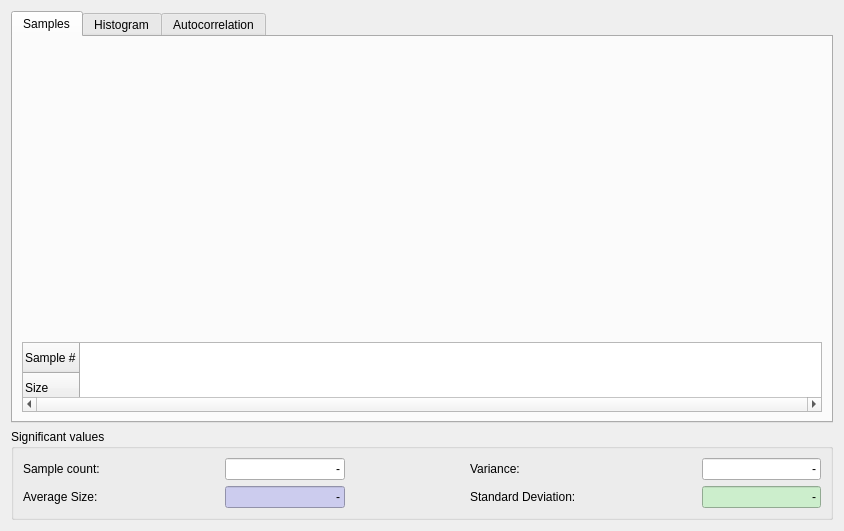
<ui version="4.0" >
 <class>TraceDisplay</class>
 <widget class="QWidget" name="TraceDisplay" >
  <property name="geometry" >
   <rect>
    <x>0</x>
    <y>0</y>
    <width>844</width>
    <height>531</height>
   </rect>
  </property>
  <property name="windowTitle" >
   <string>Form</string>
  </property>
  <layout class="QVBoxLayout" >
   <item>
    <widget class="QTabWidget" name="tabWidget" >
     <property name="currentIndex" >
      <number>0</number>
     </property>
     <widget class="QWidget" name="widget" >
      <attribute name="title" >
       <string>Samples</string>
      </attribute>
      <layout class="QVBoxLayout" >
       <item>
        <widget class="IvkPlot" native="1" name="valuePlot" >
         <property name="sizePolicy" >
          <sizepolicy vsizetype="Preferred" hsizetype="Preferred" >
           <horstretch>0</horstretch>
           <verstretch>100</verstretch>
          </sizepolicy>
         </property>
        </widget>
       </item>
       <item>
        <widget class="IvkTableWidget" name="valueTable" >
         <property name="sizePolicy" >
          <sizepolicy vsizetype="Expanding" hsizetype="Expanding" >
           <horstretch>0</horstretch>
           <verstretch>1</verstretch>
          </sizepolicy>
         </property>
         <property name="baseSize" >
          <size>
           <width>0</width>
           <height>60</height>
          </size>
         </property>
         <property name="verticalScrollBarPolicy" >
          <enum>Qt::ScrollBarAlwaysOff</enum>
         </property>
         <property name="horizontalScrollBarPolicy" >
          <enum>Qt::ScrollBarAlwaysOn</enum>
         </property>
         <property name="editTriggers" >
          <set>QAbstractItemView::NoEditTriggers</set>
         </property>
         <property name="alternatingRowColors" >
          <bool>true</bool>
         </property>
         <property name="selectionMode" >
          <enum>QAbstractItemView::NoSelection</enum>
         </property>
         <property name="wordWrap" >
          <bool>false</bool>
         </property>
         <row>
          <property name="text" >
           <string>Sample #</string>
          </property>
         </row>
         <row>
          <property name="text" >
           <string>Size</string>
          </property>
         </row>
        </widget>
       </item>
      </layout>
     </widget>
     <widget class="QWidget" name="tab" >
      <attribute name="title" >
       <string>Histogram</string>
      </attribute>
      <layout class="QGridLayout" >
       <item row="0" column="0" colspan="3" >
        <widget class="IvkPlot" native="1" name="histogramPlot" />
       </item>
       <item row="1" column="0" >
        <widget class="QLabel" name="label_6" >
         <property name="text" >
          <string>Group Count:</string>
         </property>
        </widget>
       </item>
       <item row="1" column="1" >
        <widget class="QSlider" name="groupSlider" >
         <property name="minimum" >
          <number>1</number>
         </property>
         <property name="orientation" >
          <enum>Qt::Horizontal</enum>
         </property>
        </widget>
       </item>
       <item row="1" column="2" >
        <widget class="QSpinBox" name="groupSpin" >
         <property name="minimum" >
          <number>1</number>
         </property>
        </widget>
       </item>
      </layout>
     </widget>
     <widget class="QWidget" name="tab_2" >
      <attribute name="title" >
       <string>Autocorrelation</string>
      </attribute>
      <layout class="QGridLayout" >
       <item row="0" column="0" colspan="3" >
        <widget class="IvkPlot" native="1" name="autocorrelationPlot" />
       </item>
       <item row="1" column="0" >
        <widget class="QLabel" name="label" >
         <property name="text" >
          <string>Up to:</string>
         </property>
        </widget>
       </item>
       <item row="1" column="1" >
        <widget class="QSlider" name="upToSlider" >
         <property name="minimum" >
          <number>1</number>
         </property>
         <property name="orientation" >
          <enum>Qt::Horizontal</enum>
         </property>
        </widget>
       </item>
       <item row="1" column="2" >
        <widget class="QSpinBox" name="upToSpin" >
         <property name="minimum" >
          <number>1</number>
         </property>
        </widget>
       </item>
      </layout>
     </widget>
    </widget>
   </item>
   <item>
    <widget class="QGroupBox" name="groupBox" >
     <property name="title" >
      <string>Significant values</string>
     </property>
     <layout class="QGridLayout" >
      <item row="0" column="0" >
       <widget class="QLabel" name="label_2" >
        <property name="text" >
         <string>Sample count:</string>
        </property>
       </widget>
      </item>
      <item row="0" column="1" >
       <spacer>
        <property name="orientation" >
         <enum>Qt::Horizontal</enum>
        </property>
        <property name="sizeHint" >
         <size>
          <width>40</width>
          <height>20</height>
         </size>
        </property>
       </spacer>
      </item>
      <item row="0" column="2" >
       <widget class="QLineEdit" name="sampleCountEdit" >
        <property name="text" >
         <string>-</string>
        </property>
        <property name="alignment" >
         <set>Qt::AlignRight|Qt::AlignTrailing|Qt::AlignVCenter</set>
        </property>
       </widget>
      </item>
      <item row="0" column="3" >
       <spacer>
        <property name="orientation" >
         <enum>Qt::Horizontal</enum>
        </property>
        <property name="sizeHint" >
         <size>
          <width>40</width>
          <height>20</height>
         </size>
        </property>
       </spacer>
      </item>
      <item row="0" column="4" >
       <widget class="QLabel" name="label_5" >
        <property name="text" >
         <string>Variance:</string>
        </property>
       </widget>
      </item>
      <item row="0" column="5" >
       <spacer>
        <property name="orientation" >
         <enum>Qt::Horizontal</enum>
        </property>
        <property name="sizeHint" >
         <size>
          <width>40</width>
          <height>20</height>
         </size>
        </property>
       </spacer>
      </item>
      <item row="0" column="6" >
       <widget class="QLineEdit" name="varianceEdit" >
        <property name="text" >
         <string>-</string>
        </property>
        <property name="alignment" >
         <set>Qt::AlignRight|Qt::AlignTrailing|Qt::AlignVCenter</set>
        </property>
       </widget>
      </item>
      <item row="1" column="0" >
       <widget class="QLabel" name="label_3" >
        <property name="text" >
         <string>Average Size:</string>
        </property>
       </widget>
      </item>
      <item row="1" column="1" >
       <spacer>
        <property name="orientation" >
         <enum>Qt::Horizontal</enum>
        </property>
        <property name="sizeHint" >
         <size>
          <width>40</width>
          <height>20</height>
         </size>
        </property>
       </spacer>
      </item>
      <item row="1" column="2" >
       <widget class="QLineEdit" name="averageSizeEdit" >
        <property name="styleSheet" >
         <string>background-color: #ccccee;</string>
        </property>
        <property name="text" >
         <string>-</string>
        </property>
        <property name="alignment" >
         <set>Qt::AlignRight|Qt::AlignTrailing|Qt::AlignVCenter</set>
        </property>
       </widget>
      </item>
      <item row="1" column="3" >
       <spacer>
        <property name="orientation" >
         <enum>Qt::Horizontal</enum>
        </property>
        <property name="sizeHint" >
         <size>
          <width>40</width>
          <height>20</height>
         </size>
        </property>
       </spacer>
      </item>
      <item row="1" column="4" >
       <widget class="QLabel" name="label_4" >
        <property name="text" >
         <string>Standard Deviation:</string>
        </property>
       </widget>
      </item>
      <item row="1" column="5" >
       <spacer>
        <property name="orientation" >
         <enum>Qt::Horizontal</enum>
        </property>
        <property name="sizeHint" >
         <size>
          <width>40</width>
          <height>20</height>
         </size>
        </property>
       </spacer>
      </item>
      <item row="1" column="6" >
       <widget class="QLineEdit" name="standardDeviationEdit" >
        <property name="styleSheet" >
         <string>background-color: #cceecc</string>
        </property>
        <property name="text" >
         <string>-</string>
        </property>
        <property name="alignment" >
         <set>Qt::AlignRight|Qt::AlignTrailing|Qt::AlignVCenter</set>
        </property>
       </widget>
      </item>
     </layout>
    </widget>
   </item>
  </layout>
 </widget>
 <customwidgets>
  <customwidget>
   <class>IvkTableWidget</class>
   <extends>QTableWidget</extends>
   <header>widget/IvkTableWidget.h</header>
  </customwidget>
  <customwidget>
   <class>IvkPlot</class>
   <extends>QWidget</extends>
   <header>widget/IvkPlot.h</header>
   <container>1</container>
  </customwidget>
 </customwidgets>
 <resources/>
 <connections>
  <connection>
   <sender>upToSpin</sender>
   <signal>valueChanged(int)</signal>
   <receiver>upToSlider</receiver>
   <slot>setValue(int)</slot>
   <hints>
    <hint type="sourcelabel" >
     <x>759</x>
     <y>430</y>
    </hint>
    <hint type="destinationlabel" >
     <x>86</x>
     <y>435</y>
    </hint>
   </hints>
  </connection>
  <connection>
   <sender>upToSlider</sender>
   <signal>sliderMoved(int)</signal>
   <receiver>upToSpin</receiver>
   <slot>setValue(int)</slot>
   <hints>
    <hint type="sourcelabel" >
     <x>192</x>
     <y>434</y>
    </hint>
    <hint type="destinationlabel" >
     <x>772</x>
     <y>434</y>
    </hint>
   </hints>
  </connection>
  <connection>
   <sender>groupSlider</sender>
   <signal>valueChanged(int)</signal>
   <receiver>groupSpin</receiver>
   <slot>setValue(int)</slot>
   <hints>
    <hint type="sourcelabel" >
     <x>656</x>
     <y>432</y>
    </hint>
    <hint type="destinationlabel" >
     <x>757</x>
     <y>436</y>
    </hint>
   </hints>
  </connection>
  <connection>
   <sender>groupSpin</sender>
   <signal>valueChanged(int)</signal>
   <receiver>groupSlider</receiver>
   <slot>setValue(int)</slot>
   <hints>
    <hint type="sourcelabel" >
     <x>756</x>
     <y>442</y>
    </hint>
    <hint type="destinationlabel" >
     <x>535</x>
     <y>439</y>
    </hint>
   </hints>
  </connection>
 </connections>
</ui>
